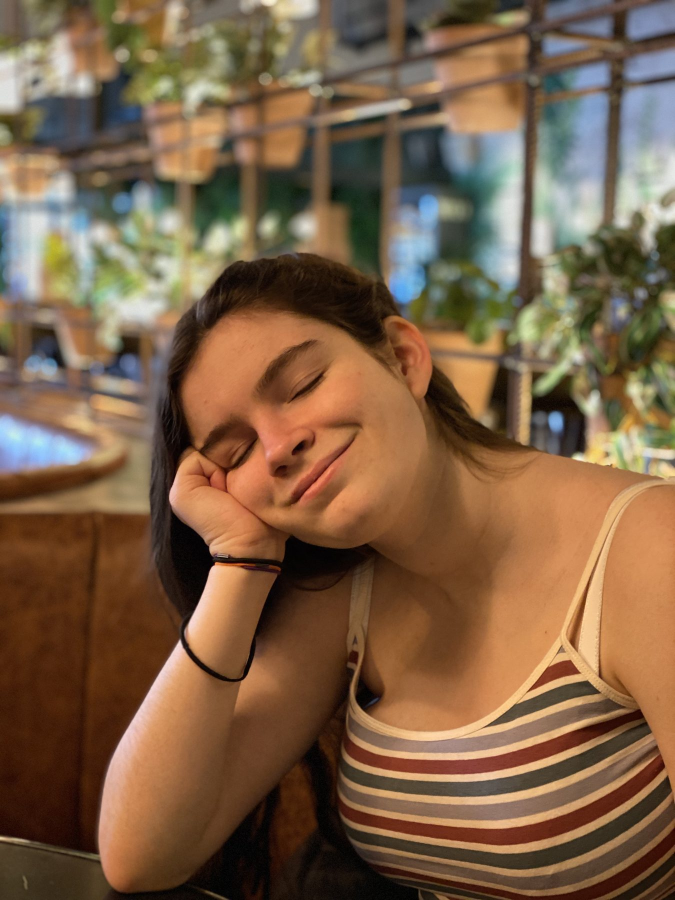
#> input picture src/assets/images/croc1.jpeg, 1350 x 1800 px (shown at 1/2 size); its folder holds only this picture in this run
$ python tmp_generate_collage.py
#> lines starting #> are read from the running program, lines starting #| are printed output that depends on the picture
from pathlib import Path
from PIL import Image, ImageOps, ImageFilter, ImageEnhance, ImageDraw

images_dir = Path('/Users/moc/repos/all_things_coding/2026/croc/src/assets/images')
files = sorted(
    [
        p
        for p in images_dir.iterdir()
        if p.suffix.lower() in {'.jpg', '.jpeg', '.png'}
        and p.name not in {'collage_croc.png', 'hero_collage_croc.jpg', 'fb_cover.png'}
    ]
)

for path in files:
    img = Image.open(path)
#> img is the input picture: PIL image 1350x1800 RGB; mean R, G, B 124.5, 96.6, 71.2
    img = ImageOps.exif_transpose(img)
    if img.mode not in ('RGB', 'RGBA'):
        img = img.convert('RGB')
    img.thumbnail((1800, 1800), Image.Resampling.LANCZOS)
    save_kwargs = {'optimize': True}
    if path.suffix.lower() in {'.jpg', '.jpeg'}:
        if img.mode == 'RGBA':
            img = img.convert('RGB')
        save_kwargs.update({'quality': 82, 'progressive': True})
    else:
        save_kwargs.update({'compress_level': 9})
    img.save(path, **save_kwargs)

canvas_w, canvas_h = 2200, 1400
canvas = Image.new('RGB', (canvas_w, canvas_h), '#e8d3ef')
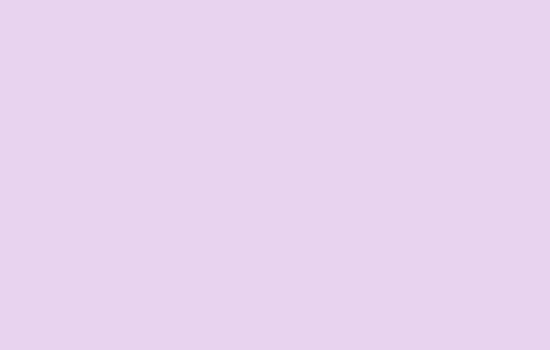
#> canvas: PIL image 2200x1400 RGB (shown at 1/4 size); mean R, G, B 232, 211, 239
placements = [
    (0, 0, 920, 700),
    (920, 0, 640, 470),
    (1560, 0, 640, 470),
    (920, 470, 420, 460),
    (1340, 470, 420, 460),
    (1760, 470, 440, 460),
    (0, 700, 560, 700),
    (560, 700, 620, 700),
    (1180, 930, 500, 470),
    (1680, 930, 520, 470),
]

def cover_crop(img, size):
#> called with size = (920, 700)
    img = ImageOps.exif_transpose(img)
    if img.mode != 'RGB':
        img = img.convert('RGB')
    return ImageOps.fit(img, size, method=Image.Resampling.LANCZOS, centering=(0.5, 0.5))
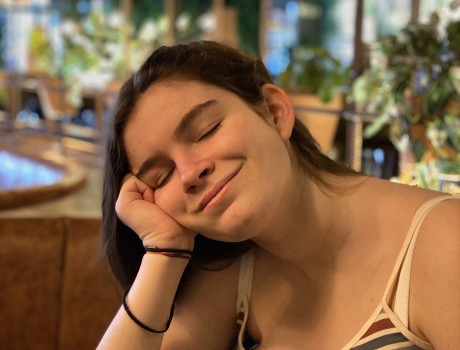
#> returned value: PIL image 920x700 RGB (shown at 1/2 size); mean R, G, B 133.2, 101.2, 71.4

for idx, rect in enumerate(placements[: len(files)]):
    x, y, w, h = rect
    tile = cover_crop(Image.open(files[idx]), (w, h))
    tile = ImageEnhance.Color(tile).enhance(1.02)
    tile = ImageEnhance.Contrast(tile).enhance(1.03)
    tile = tile.filter(ImageFilter.GaussianBlur(radius=0.2))
    canvas.paste(tile, (x, y))
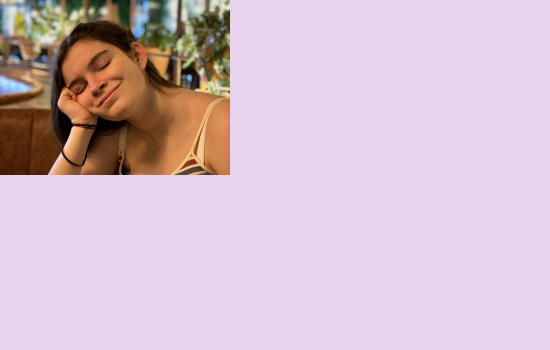
#> canvas: PIL image 2200x1400 RGB (shown at 1/4 size); mean R, G, B 211.4, 187.7, 203.4

overlay = Image.new('RGBA', (canvas_w, canvas_h), (0, 0, 0, 0))
#> overlay: PIL image 2200x1400 RGBA; every value is 0
draw = ImageDraw.Draw(overlay)
for x, y, w, h in placements[: len(files)]:
    draw.rounded_rectangle(
        (x + 6, y + 6, x + w - 6, y + h - 6),
        radius=18,
        outline=(245, 237, 247, 190),
        width=3,
    )
canvas = Image.alpha_composite(canvas.convert('RGBA'), overlay)
#> canvas: PIL image 2200x1400 RGBA

shade = Image.new('RGBA', (canvas_w, canvas_h), (0, 0, 0, 0))
shade_draw = ImageDraw.Draw(shade)
shade_draw.rectangle((0, 0, canvas_w, canvas_h), fill=(46, 26, 68, 26))
shade_draw.rectangle((0, int(canvas_h * 0.52), canvas_w, canvas_h), fill=(16, 20, 25, 78))
canvas = Image.alpha_composite(canvas, shade).convert('RGB')
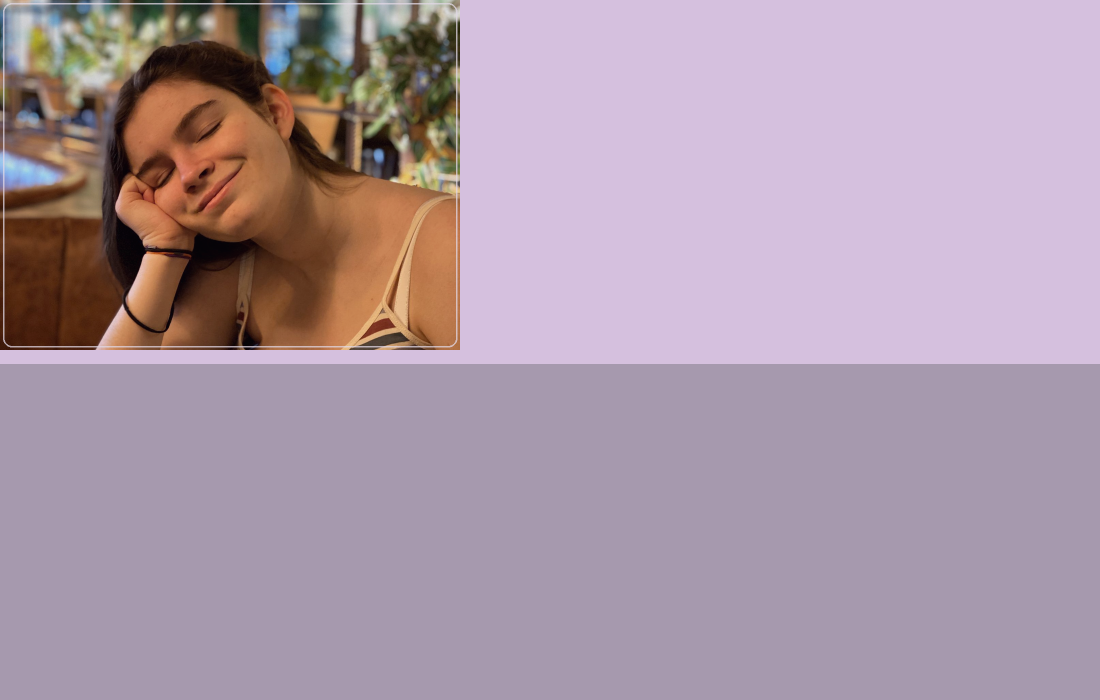
#> canvas: PIL image 2200x1400 RGB (shown at 1/2 size); mean R, G, B 172.2, 152.7, 167.2

out = images_dir / 'hero_collage_croc.jpg'
canvas.save(out, quality=84, optimize=True, progressive=True)
print(f'optimised {len(files)} images and created {out.name}')

$ run again, on src/assets/images/croc5.jpeg
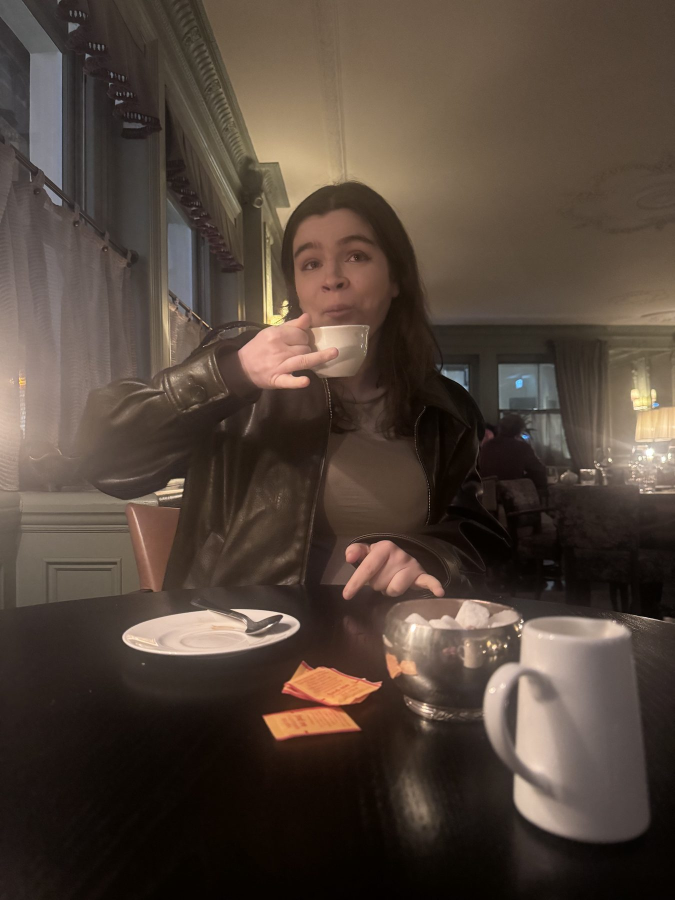
#> input picture src/assets/images/croc5.jpeg, 1350 x 1800 px (shown at 1/2 size)
#> img is the input picture: PIL image 1350x1800 RGB; mean R, G, B 82.2, 68.1, 58
#> in cover_crop, `return ImageOps.fit(img, size, method=Image.Resampling.LANCZOS, center..`:
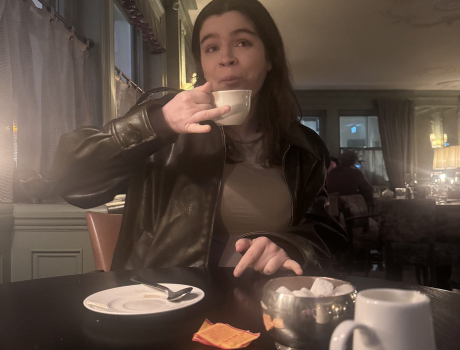
#> returned value: PIL image 920x700 RGB (shown at 1/2 size); mean R, G, B 91.7, 75.9, 65.6
#> overlay: PIL image 2200x1400 RGBA; every value is 0
#> `canvas = Image.alpha_composite(canvas, shade).convert('RGB')`:
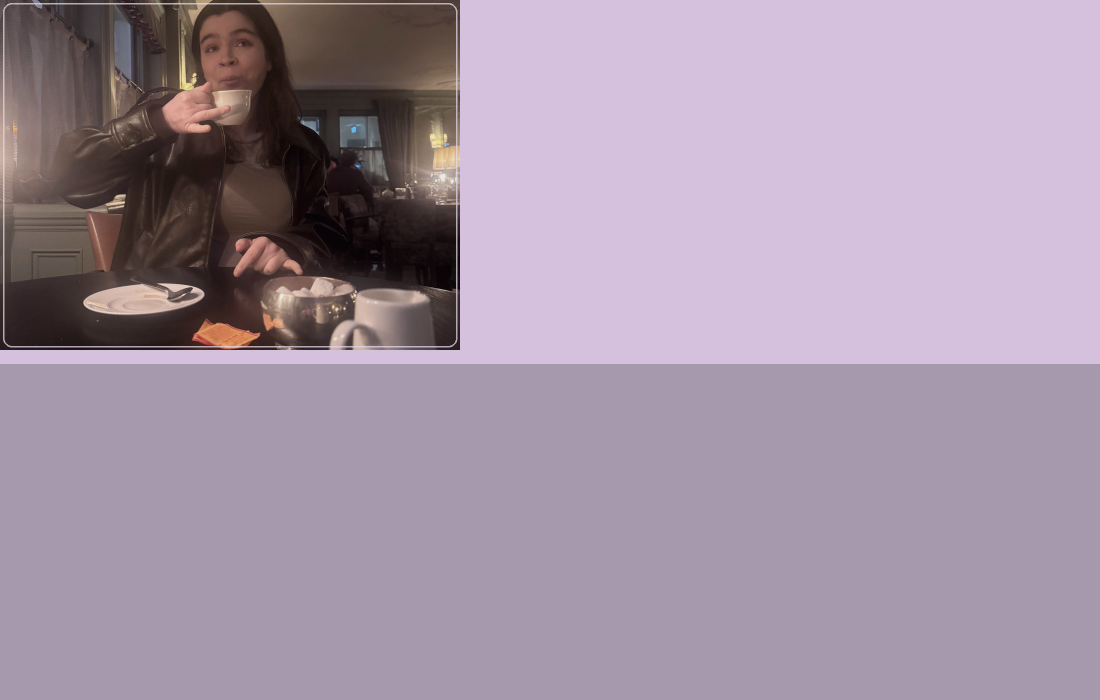
#> canvas: PIL image 2200x1400 RGB (shown at 1/2 size); mean R, G, B 164.4, 148, 166.3

$ run again, on src/assets/images/croc6.jpeg
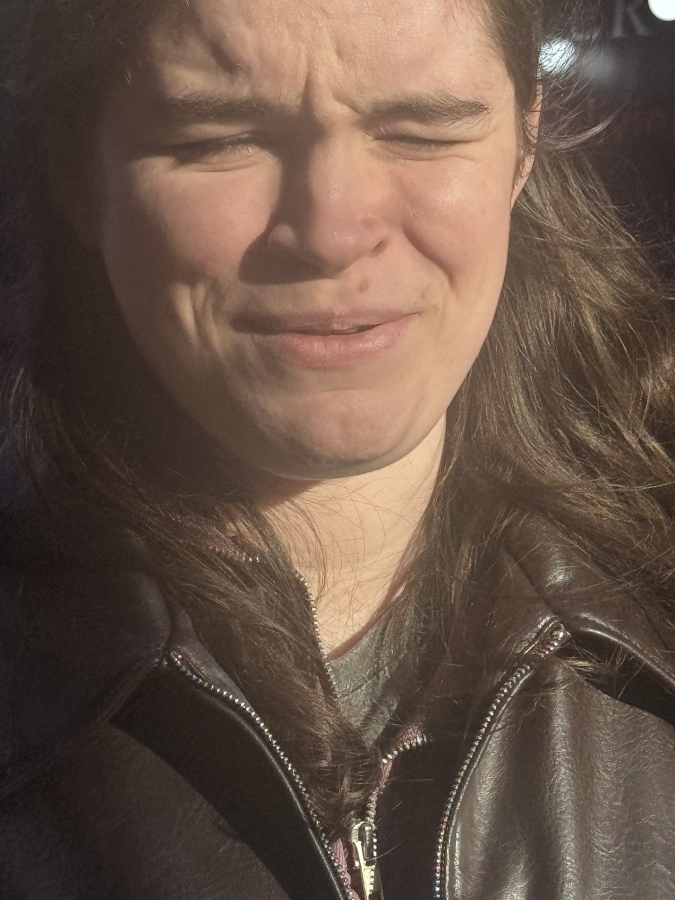
#> input picture src/assets/images/croc6.jpeg, 1350 x 1800 px (shown at 1/2 size)
#> img is the input picture: PIL image 1350x1800 RGB; mean R, G, B 103.1, 83.4, 70.8
#> in cover_crop, `return ImageOps.fit(img, size, method=Image.Resampling.LANCZOS, center..`:
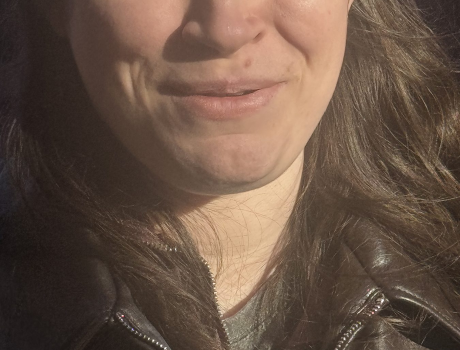
#> returned value: PIL image 920x700 RGB (shown at 1/2 size); mean R, G, B 104.5, 83, 69.1
#> overlay: PIL image 2200x1400 RGBA; every value is 0
#> `canvas = Image.alpha_composite(canvas, shade).convert('RGB')`:
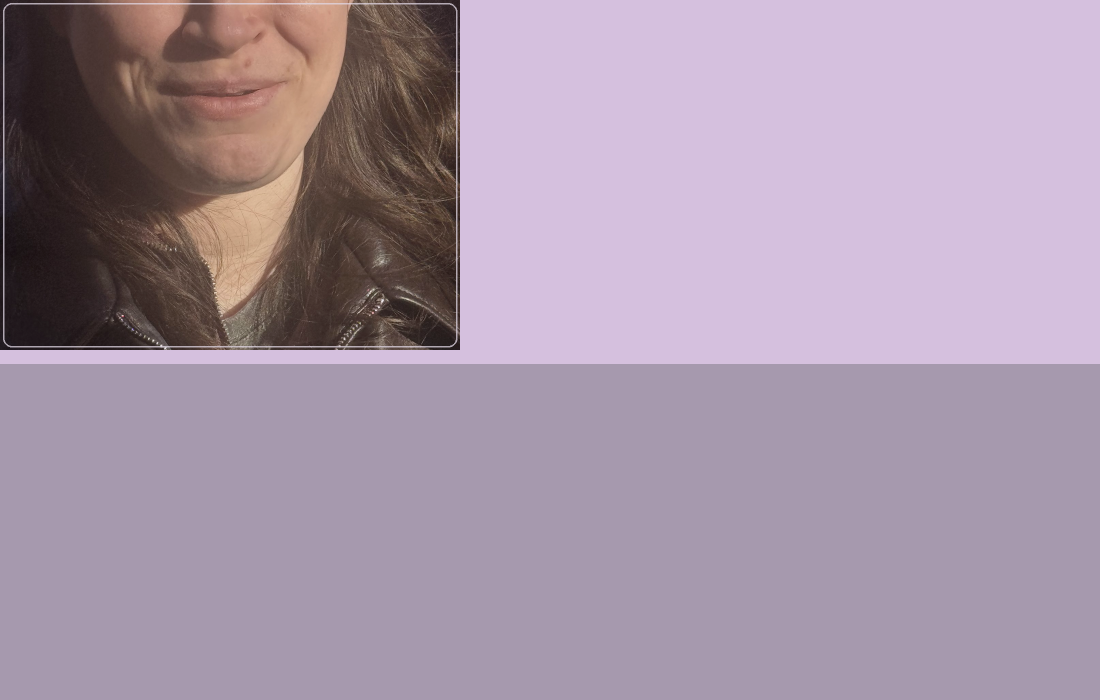
#> canvas: PIL image 2200x1400 RGB (shown at 1/2 size); mean R, G, B 166.8, 149.3, 167
